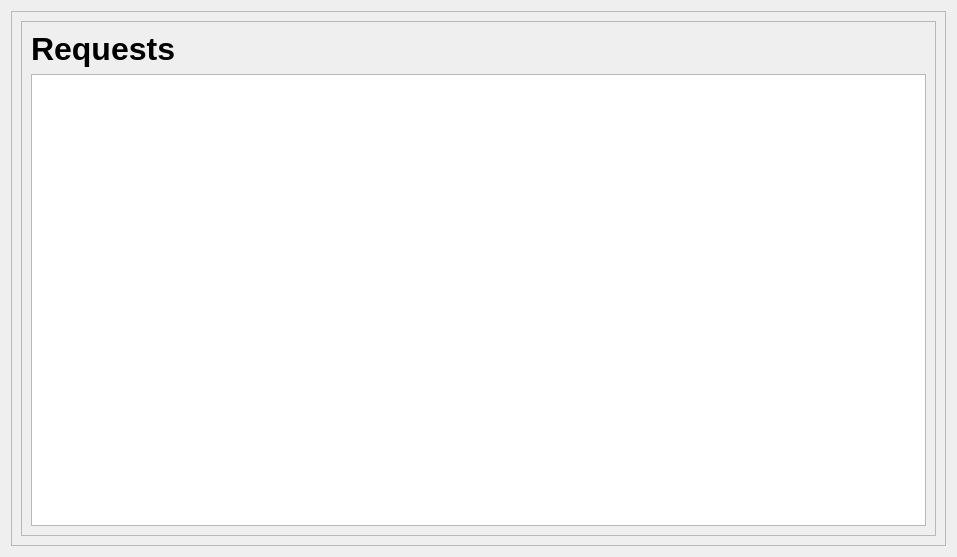
<?xml version="1.0" encoding="UTF-8"?>
<ui version="4.0">
 <class>chkreq</class>
 <widget class="QDialog" name="chkreq">
  <property name="geometry">
   <rect>
    <x>0</x>
    <y>0</y>
    <width>957</width>
    <height>557</height>
   </rect>
  </property>
  <property name="windowTitle">
   <string>Dialog</string>
  </property>
  <layout class="QHBoxLayout" name="horizontalLayout">
   <item>
    <widget class="QFrame" name="frame">
     <property name="frameShape">
      <enum>QFrame::StyledPanel</enum>
     </property>
     <property name="frameShadow">
      <enum>QFrame::Raised</enum>
     </property>
     <layout class="QVBoxLayout" name="verticalLayout">
      <item>
       <widget class="QFrame" name="frame_2">
        <property name="frameShape">
         <enum>QFrame::StyledPanel</enum>
        </property>
        <property name="frameShadow">
         <enum>QFrame::Raised</enum>
        </property>
        <layout class="QVBoxLayout" name="verticalLayout_2">
         <item>
          <widget class="QLabel" name="label_name">
           <property name="text">
            <string>&lt;html&gt;&lt;head/&gt;&lt;body&gt;&lt;p&gt;&lt;span style=&quot; font-size:24pt; font-weight:700;&quot;&gt;Requests&lt;/span&gt;&lt;/p&gt;&lt;/body&gt;&lt;/html&gt;</string>
           </property>
          </widget>
         </item>
         <item>
          <widget class="QTableView" name="tableView"/>
         </item>
        </layout>
       </widget>
      </item>
     </layout>
    </widget>
   </item>
  </layout>
 </widget>
 <resources/>
 <connections/>
</ui>
